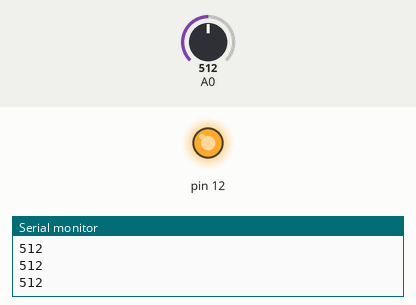
Recording of a sketch running on a simulated Arduino Uno, built with avr-gcc and run on an emulated ATmega328P. Parts: output pins drawn as LEDs (lit = HIGH), the last lines printed to the serial monitor. Inputs (shaded band) come from the test bench; at power-on: A0 = 512.

Above: at 1.2 s.
1.3 s: A0 set to 133
2.8 s: A0 set to 122
At 4.0 s:
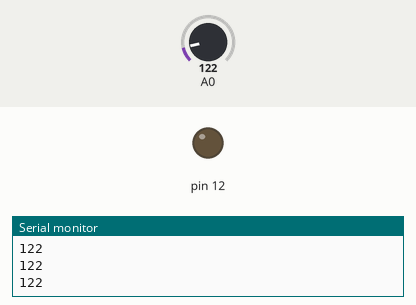
4.3 s: A0 set to 306
At 5.2 s:
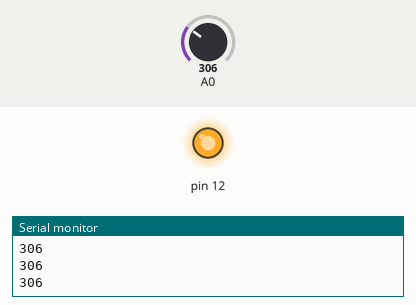
5.8 s: A0 set to 0
At 6.3 s:
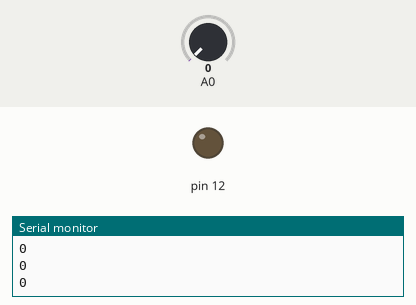
Timing chart, 0 to 8.3 s (numbered marks = the images above; inputs shaded):
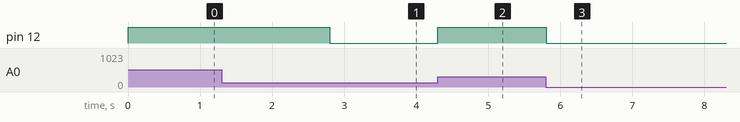

Measured:
- the behaviour switches between 128 and 127 on A0 (found by bisection; images 0 and 1)
- after the input at 2.8 s, pin 12: HIGH → LOW at once
- after the input at 4.3 s, pin 12: LOW → HIGH at once
- after the input at 5.8 s, pin 12: HIGH → LOW at once

The sketch:

3_IoT.ino
```cpp
void setup() {
  // put your setup code here, to run once:
   pinMode(A0, INPUT);
   pinMode(12, OUTPUT);
   Serial.begin(9600);
}

void loop() {
  // put your main code here, to run repeatedly:
  int a = analogRead(A0);
  analogWrite(12, a);
  Serial.println(a);
}
```
